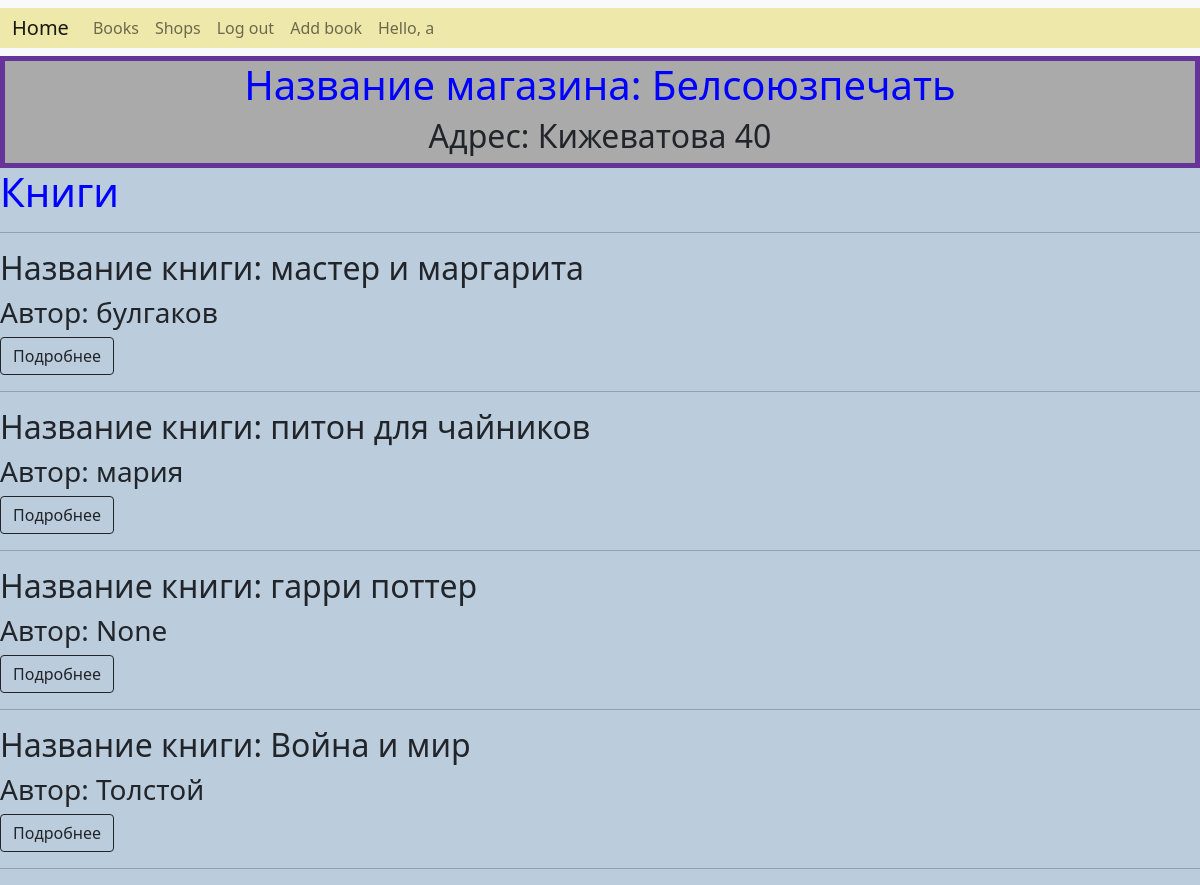
The page /shop/3/ (signed in) on the database its author committed.
### books/models.py (models this page shows, shortened)
class Shop(models.Model):
    name = models.CharField(max_length=256)
    address = models.CharField(max_length=255, null=True, blank=True)
    books = models.ManyToManyField(Book)
    start_date = models.DateTimeField(null=True, blank=True)
    rating = models.IntegerField(default=5)

class Book(models.Model):
    name = models.CharField(max_length=255)
    author = models.CharField(max_length=255, null=True, blank=True)
    price = models.IntegerField()
    pages = models.IntegerField(default=1000)

### books/views.py (the view)
# urls.py: path("shop/<int:shop_id>/", views.shop, name="shop"),
def shop(request, shop_id):
    shop = get_object_or_404(models.Shop, id=shop_id)
    books = models.Book.objects.filter(shop=shop)
    context = {"shop": shop, "books": books}
    return render(request, "shop.html", context)

### books/templates/shop.html (shortened to what this page needs)
{% extends "base.html" %}
{% block content %}
    <div class="shop-info">
        <h1>Название магазина: {{ shop.name }}</h1>
        <h2>Адрес: {{ shop.address }}</h2>
    </div>
    <h1>Книги</h1>
    <hr/>
    {% for book in books %}
        <h2>Название книги: {{ book.name }}</h2>
        <h3>Автор: {{ book.author }}</h3>
        <a class="btn btn-outline-dark" href="{% url 'book' book_id=book.pk %}">Подробнее</a>
        <hr/>
    {% endfor %}
{% endblock %}

### books/templates/base.html (shortened to what this page needs)
{% load static %}
<!DOCTYPE html>
<html lang="en">
<head>
    <link href="https://cdn.jsdelivr.net/npm/bootstrap@5.1.3/dist/css/bootstrap.min.css" rel="stylesheet">
    <link rel="stylesheet" type="text/css" href="{% static 'styles.css' %}">
</head>
<body>
<nav class="navbar navbar-expand-lg navbar-light bg-light">
    <div class="container-fluid">
        <a class="navbar-brand" href="{% url 'home' %}">Home</a>
        <div class="collapse navbar-collapse" id="navbarNavAltMarkup">
            <div class="navbar-nav">
                <a class="nav-link" href="{% url 'books' %}">Books</a>
            </div>
            <div class="navbar-nav">
                <a class="nav-link" href="{% url 'shops' %}">Shops</a>
            </div>
            {% if user.is_authenticated %}
                <div class="navbar-nav">
                    <a class="nav-link" href="{% url 'logout' %}">Log out</a>
                </div>
                <div class="navbar-nav">
                    <a class="nav-link" href="{% url 'add_book' %}">Add book</a>
                </div>
                <div class="navbar-nav">
                    <a class="nav-link" href="#">Hello, {{  user.get_username }} </a>
                </div>
            {% endif %}
        </div>
    </div>
</nav>
{% block content %}
{% endblock %}
</body>
</html>

### books/static/styles.css (style rules this page uses)
h1 { color: blue; }
body { background-color: #bbccdd; }
.container-fluid { background-color: palegoldenrod; }
.shop-info { text-align: center; border: 5px solid rebeccapurple; background-color: #aaaaaa; }

### rows shown on the page
Shop: name "Белсоюзпечать", address "Кижеватова 40"
Book: name "мастер и маргарита", author "булгаков"
Book: name "питон для чайников", author "мария"
Book: name "гарри поттер", author "None"
Book: name "Война и мир", author "Толстой"

### other values the page prints
{{ user.get_username }} "a"
